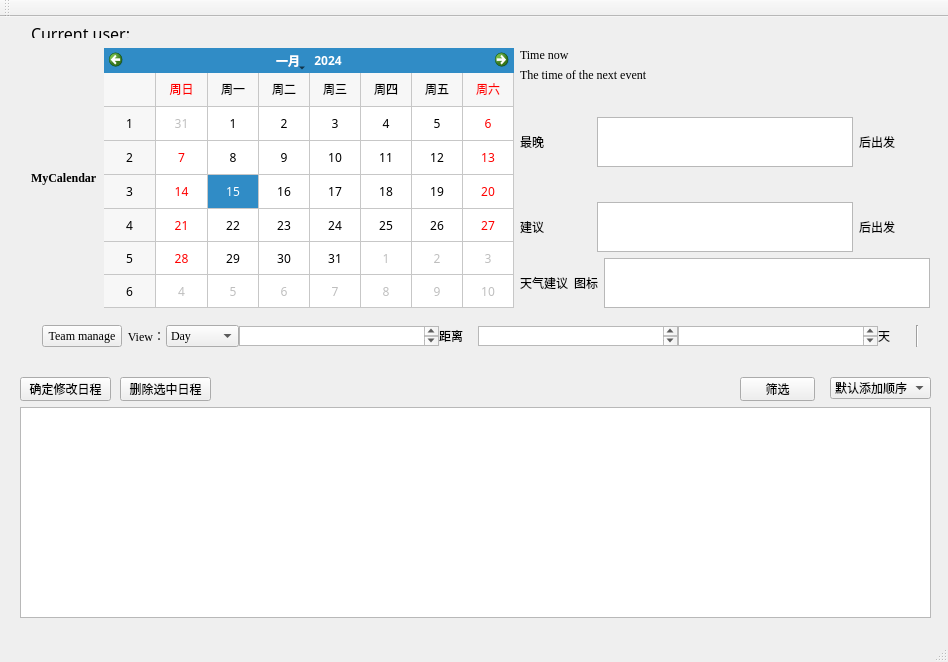
<?xml version="1.0" encoding="UTF-8"?>
<ui version="4.0">
 <class>calendarClass</class>
 <widget class="QMainWindow" name="calendarClass">
  <property name="geometry">
   <rect>
    <x>0</x>
    <y>0</y>
    <width>948</width>
    <height>662</height>
   </rect>
  </property>
  <property name="sizePolicy">
   <sizepolicy hsizetype="Expanding" vsizetype="Expanding">
    <horstretch>0</horstretch>
    <verstretch>0</verstretch>
   </sizepolicy>
  </property>
  <property name="windowTitle">
   <string>calendar</string>
  </property>
  <property name="styleSheet">
   <string notr="true">calendar{background-image: url(:/calendar/SCUT.jpg);}</string>
  </property>
  <widget class="QWidget" name="centralWidget">
   <property name="enabled">
    <bool>true</bool>
   </property>
   <widget class="QWidget" name="verticalLayoutWidget_5">
    <property name="geometry">
     <rect>
      <x>20</x>
      <y>20</y>
      <width>921</width>
      <height>332</height>
     </rect>
    </property>
    <layout class="QVBoxLayout" name="verticalLayout_7">
     <item>
      <layout class="QHBoxLayout" name="horizontalLayout_6">
       <item>
        <layout class="QVBoxLayout" name="verticalLayout">
         <item>
          <widget class="QLabel" name="label_3">
           <property name="sizePolicy">
            <sizepolicy hsizetype="Preferred" vsizetype="Fixed">
             <horstretch>0</horstretch>
             <verstretch>0</verstretch>
            </sizepolicy>
           </property>
           <property name="font">
            <font>
             <family>Times New Roman</family>
             <bold>true</bold>
            </font>
           </property>
           <property name="text">
            <string>MyCalendar</string>
           </property>
          </widget>
         </item>
         <item>
          <layout class="QVBoxLayout" name="verticalLayout_3"/>
         </item>
        </layout>
       </item>
       <item>
        <layout class="QVBoxLayout" name="verticalLayout_6"/>
       </item>
       <item>
        <widget class="QCalendarWidget" name="Calendar1">
         <property name="enabled">
          <bool>true</bool>
         </property>
         <property name="sizePolicy">
          <sizepolicy hsizetype="Preferred" vsizetype="Preferred">
           <horstretch>0</horstretch>
           <verstretch>0</verstretch>
          </sizepolicy>
         </property>
         <property name="font">
          <font>
           <family>潮字社凌渡崩塌简繁-闪</family>
          </font>
         </property>
         <property name="mouseTracking">
          <bool>true</bool>
         </property>
         <property name="tabletTracking">
          <bool>true</bool>
         </property>
         <property name="acceptDrops">
          <bool>true</bool>
         </property>
         <property name="autoFillBackground">
          <bool>true</bool>
         </property>
         <property name="locale">
          <locale language="Chinese" country="China"/>
         </property>
         <property name="gridVisible">
          <bool>true</bool>
         </property>
         <property name="navigationBarVisible">
          <bool>true</bool>
         </property>
         <property name="dateEditEnabled">
          <bool>true</bool>
         </property>
        </widget>
       </item>
       <item>
        <layout class="QVBoxLayout" name="verticalLayout_5">
         <item>
          <layout class="QHBoxLayout" name="horizontalLayout_3">
           <item>
            <widget class="QLabel" name="label">
             <property name="font">
              <font>
               <family>Times New Roman</family>
              </font>
             </property>
             <property name="acceptDrops">
              <bool>false</bool>
             </property>
             <property name="text">
              <string>Time now</string>
             </property>
            </widget>
           </item>
           <item>
            <widget class="QLabel" name="label_12">
             <property name="text">
              <string/>
             </property>
            </widget>
           </item>
          </layout>
         </item>
         <item>
          <layout class="QHBoxLayout" name="horizontalLayout_5">
           <item>
            <widget class="QLabel" name="label_11">
             <property name="sizePolicy">
              <sizepolicy hsizetype="Minimum" vsizetype="Fixed">
               <horstretch>0</horstretch>
               <verstretch>0</verstretch>
              </sizepolicy>
             </property>
             <property name="font">
              <font>
               <family>Times New Roman</family>
              </font>
             </property>
             <property name="acceptDrops">
              <bool>false</bool>
             </property>
             <property name="text">
              <string>The time of the next event </string>
             </property>
            </widget>
           </item>
           <item>
            <widget class="QLabel" name="label_13">
             <property name="text">
              <string/>
             </property>
            </widget>
           </item>
          </layout>
         </item>
         <item>
          <layout class="QVBoxLayout" name="verticalLayout_2">
           <item>
            <layout class="QVBoxLayout" name="verticalLayout_4">
             <item>
              <layout class="QHBoxLayout" name="horizontalLayout_9">
               <item>
                <widget class="QLabel" name="label_8">
                 <property name="text">
                  <string>最晚</string>
                 </property>
                </widget>
               </item>
               <item alignment="Qt::AlignHCenter">
                <widget class="QTextBrowser" name="textBrowser_7">
                 <property name="sizePolicy">
                  <sizepolicy hsizetype="Expanding" vsizetype="Minimum">
                   <horstretch>0</horstretch>
                   <verstretch>0</verstretch>
                  </sizepolicy>
                 </property>
                 <property name="maximumSize">
                  <size>
                   <width>16777215</width>
                   <height>50</height>
                  </size>
                 </property>
                 <property name="acceptDrops">
                  <bool>false</bool>
                 </property>
                 <property name="tabChangesFocus">
                  <bool>false</bool>
                 </property>
                 <property name="undoRedoEnabled">
                  <bool>false</bool>
                 </property>
                 <property name="readOnly">
                  <bool>true</bool>
                 </property>
                 <property name="acceptRichText">
                  <bool>true</bool>
                 </property>
                 <property name="openLinks">
                  <bool>false</bool>
                 </property>
                </widget>
               </item>
               <item>
                <widget class="QLabel" name="label_9">
                 <property name="text">
                  <string>后出发</string>
                 </property>
                </widget>
               </item>
              </layout>
             </item>
             <item>
              <layout class="QHBoxLayout" name="horizontalLayout_8">
               <property name="sizeConstraint">
                <enum>QLayout::SetFixedSize</enum>
               </property>
               <item>
                <widget class="QLabel" name="label_6">
                 <property name="sizePolicy">
                  <sizepolicy hsizetype="Preferred" vsizetype="Fixed">
                   <horstretch>0</horstretch>
                   <verstretch>0</verstretch>
                  </sizepolicy>
                 </property>
                 <property name="text">
                  <string>建议</string>
                 </property>
                </widget>
               </item>
               <item alignment="Qt::AlignHCenter">
                <widget class="QTextBrowser" name="textBrowser_6">
                 <property name="sizePolicy">
                  <sizepolicy hsizetype="Expanding" vsizetype="Minimum">
                   <horstretch>0</horstretch>
                   <verstretch>0</verstretch>
                  </sizepolicy>
                 </property>
                 <property name="maximumSize">
                  <size>
                   <width>16777215</width>
                   <height>50</height>
                  </size>
                 </property>
                 <property name="acceptDrops">
                  <bool>false</bool>
                 </property>
                 <property name="tabChangesFocus">
                  <bool>false</bool>
                 </property>
                 <property name="undoRedoEnabled">
                  <bool>false</bool>
                 </property>
                 <property name="readOnly">
                  <bool>true</bool>
                 </property>
                 <property name="acceptRichText">
                  <bool>true</bool>
                 </property>
                 <property name="openLinks">
                  <bool>false</bool>
                 </property>
                </widget>
               </item>
               <item>
                <widget class="QLabel" name="label_7">
                 <property name="sizePolicy">
                  <sizepolicy hsizetype="Preferred" vsizetype="Fixed">
                   <horstretch>0</horstretch>
                   <verstretch>0</verstretch>
                  </sizepolicy>
                 </property>
                 <property name="text">
                  <string>后出发</string>
                 </property>
                </widget>
               </item>
              </layout>
             </item>
             <item>
              <layout class="QHBoxLayout" name="horizontalLayout_10">
               <item>
                <widget class="QLabel" name="label_10">
                 <property name="enabled">
                  <bool>true</bool>
                 </property>
                 <property name="sizePolicy">
                  <sizepolicy hsizetype="Fixed" vsizetype="Fixed">
                   <horstretch>0</horstretch>
                   <verstretch>0</verstretch>
                  </sizepolicy>
                 </property>
                 <property name="sizeIncrement">
                  <size>
                   <width>0</width>
                   <height>0</height>
                  </size>
                 </property>
                 <property name="text">
                  <string>天气建议</string>
                 </property>
                </widget>
               </item>
               <item>
                <widget class="QLabel" name="label_2">
                 <property name="sizePolicy">
                  <sizepolicy hsizetype="Preferred" vsizetype="Fixed">
                   <horstretch>0</horstretch>
                   <verstretch>0</verstretch>
                  </sizepolicy>
                 </property>
                 <property name="text">
                  <string>图标</string>
                 </property>
                </widget>
               </item>
               <item>
                <widget class="QTextBrowser" name="textBrowser_8">
                 <property name="sizePolicy">
                  <sizepolicy hsizetype="Expanding" vsizetype="Expanding">
                   <horstretch>0</horstretch>
                   <verstretch>100</verstretch>
                  </sizepolicy>
                 </property>
                 <property name="minimumSize">
                  <size>
                   <width>0</width>
                   <height>50</height>
                  </size>
                 </property>
                 <property name="maximumSize">
                  <size>
                   <width>16777215</width>
                   <height>50</height>
                  </size>
                 </property>
                 <property name="font">
                  <font>
                   <family>潮字社国风睿楷简繁-闪</family>
                   <pointsize>14</pointsize>
                  </font>
                 </property>
                 <property name="acceptDrops">
                  <bool>false</bool>
                 </property>
                 <property name="tabChangesFocus">
                  <bool>false</bool>
                 </property>
                 <property name="undoRedoEnabled">
                  <bool>false</bool>
                 </property>
                 <property name="readOnly">
                  <bool>true</bool>
                 </property>
                 <property name="acceptRichText">
                  <bool>true</bool>
                 </property>
                 <property name="openLinks">
                  <bool>false</bool>
                 </property>
                </widget>
               </item>
              </layout>
             </item>
            </layout>
           </item>
          </layout>
         </item>
        </layout>
       </item>
      </layout>
     </item>
     <item>
      <widget class="QWidget" name="widget" native="true">
       <property name="sizePolicy">
        <sizepolicy hsizetype="Preferred" vsizetype="Fixed">
         <horstretch>0</horstretch>
         <verstretch>0</verstretch>
        </sizepolicy>
       </property>
       <layout class="QHBoxLayout" name="horizontalLayout_7">
        <property name="spacing">
         <number>0</number>
        </property>
        <property name="sizeConstraint">
         <enum>QLayout::SetDefaultConstraint</enum>
        </property>
        <item>
         <widget class="QPushButton" name="pushButton">
          <property name="font">
           <font>
            <family>Times New Roman</family>
           </font>
          </property>
          <property name="text">
           <string>Team manage</string>
          </property>
         </widget>
        </item>
        <item>
         <widget class="QLabel" name="label_15">
          <property name="font">
           <font>
            <family>Times New Roman</family>
           </font>
          </property>
          <property name="text">
           <string>  View：</string>
          </property>
         </widget>
        </item>
        <item>
         <widget class="QComboBox" name="view">
          <property name="font">
           <font>
            <family>Times New Roman</family>
           </font>
          </property>
          <item>
           <property name="text">
            <string>Day</string>
           </property>
          </item>
          <item>
           <property name="text">
            <string>Week</string>
           </property>
          </item>
          <item>
           <property name="text">
            <string>Month</string>
           </property>
          </item>
          <item>
           <property name="text">
            <string>Year</string>
           </property>
          </item>
          <item>
           <property name="text">
            <string>Schedule</string>
           </property>
          </item>
          <item>
           <property name="text">
            <string>4 days</string>
           </property>
          </item>
         </widget>
        </item>
        <item>
         <widget class="QTextBrowser" name="textBrowser_3">
          <property name="maximumSize">
           <size>
            <width>200</width>
            <height>20</height>
           </size>
          </property>
          <property name="acceptDrops">
           <bool>false</bool>
          </property>
          <property name="tabChangesFocus">
           <bool>false</bool>
          </property>
          <property name="undoRedoEnabled">
           <bool>false</bool>
          </property>
          <property name="readOnly">
           <bool>true</bool>
          </property>
          <property name="acceptRichText">
           <bool>true</bool>
          </property>
          <property name="openLinks">
           <bool>false</bool>
          </property>
         </widget>
        </item>
        <item>
         <widget class="QLabel" name="label_4">
          <property name="text">
           <string>距离</string>
          </property>
         </widget>
        </item>
        <item>
         <widget class="QTextBrowser" name="textBrowser">
          <property name="enabled">
           <bool>true</bool>
          </property>
          <property name="maximumSize">
           <size>
            <width>200</width>
            <height>20</height>
           </size>
          </property>
          <property name="acceptDrops">
           <bool>false</bool>
          </property>
          <property name="tabChangesFocus">
           <bool>false</bool>
          </property>
          <property name="undoRedoEnabled">
           <bool>false</bool>
          </property>
          <property name="readOnly">
           <bool>true</bool>
          </property>
          <property name="acceptRichText">
           <bool>true</bool>
          </property>
          <property name="openLinks">
           <bool>false</bool>
          </property>
         </widget>
        </item>
        <item>
         <widget class="QTextBrowser" name="textBrowser_2">
          <property name="maximumSize">
           <size>
            <width>200</width>
            <height>20</height>
           </size>
          </property>
          <property name="acceptDrops">
           <bool>false</bool>
          </property>
          <property name="tabChangesFocus">
           <bool>false</bool>
          </property>
          <property name="undoRedoEnabled">
           <bool>false</bool>
          </property>
          <property name="readOnly">
           <bool>true</bool>
          </property>
          <property name="acceptRichText">
           <bool>true</bool>
          </property>
          <property name="openLinks">
           <bool>false</bool>
          </property>
         </widget>
        </item>
        <item>
         <widget class="QLabel" name="label_5">
          <property name="text">
           <string>天</string>
          </property>
         </widget>
        </item>
        <item>
         <widget class="Line" name="line_3">
          <property name="orientation">
           <enum>Qt::Vertical</enum>
          </property>
         </widget>
        </item>
       </layout>
      </widget>
     </item>
    </layout>
   </widget>
   <widget class="QTableWidget" name="tableWidget">
    <property name="geometry">
     <rect>
      <x>20</x>
      <y>390</y>
      <width>911</width>
      <height>211</height>
     </rect>
    </property>
    <property name="sizePolicy">
     <sizepolicy hsizetype="Fixed" vsizetype="Fixed">
      <horstretch>0</horstretch>
      <verstretch>0</verstretch>
     </sizepolicy>
    </property>
   </widget>
   <widget class="QWidget" name="horizontalLayoutWidget">
    <property name="geometry">
     <rect>
      <x>20</x>
      <y>0</y>
      <width>191</width>
      <height>32</height>
     </rect>
    </property>
    <layout class="QHBoxLayout" name="horizontalLayout">
     <item>
      <widget class="QLabel" name="label_14">
       <property name="sizePolicy">
        <sizepolicy hsizetype="Minimum" vsizetype="Fixed">
         <horstretch>0</horstretch>
         <verstretch>0</verstretch>
        </sizepolicy>
       </property>
       <property name="font">
        <font>
         <family>Rockwell Condensed</family>
         <pointsize>12</pointsize>
        </font>
       </property>
       <property name="text">
        <string>Current user:</string>
       </property>
       <property name="alignment">
        <set>Qt::AlignLeading|Qt::AlignLeft|Qt::AlignVCenter</set>
       </property>
      </widget>
     </item>
     <item>
      <widget class="QLabel" name="label_16">
       <property name="sizePolicy">
        <sizepolicy hsizetype="Expanding" vsizetype="Fixed">
         <horstretch>0</horstretch>
         <verstretch>0</verstretch>
        </sizepolicy>
       </property>
       <property name="font">
        <font>
         <family>Monotype Corsiva</family>
         <pointsize>20</pointsize>
         <italic>true</italic>
        </font>
       </property>
       <property name="text">
        <string/>
       </property>
       <property name="alignment">
        <set>Qt::AlignLeading|Qt::AlignLeft|Qt::AlignVCenter</set>
       </property>
      </widget>
     </item>
    </layout>
   </widget>
   <widget class="QPushButton" name="pushButton_2">
    <property name="geometry">
     <rect>
      <x>20</x>
      <y>360</y>
      <width>91</width>
      <height>24</height>
     </rect>
    </property>
    <property name="text">
     <string>确定修改日程</string>
    </property>
   </widget>
   <widget class="QPushButton" name="pushButton_3">
    <property name="geometry">
     <rect>
      <x>120</x>
      <y>360</y>
      <width>91</width>
      <height>24</height>
     </rect>
    </property>
    <property name="text">
     <string>删除选中日程</string>
    </property>
   </widget>
   <widget class="QComboBox" name="comboBox">
    <property name="geometry">
     <rect>
      <x>830</x>
      <y>360</y>
      <width>101</width>
      <height>22</height>
     </rect>
    </property>
    <item>
     <property name="text">
      <string>默认添加顺序</string>
     </property>
    </item>
    <item>
     <property name="text">
      <string>开始时间</string>
     </property>
    </item>
    <item>
     <property name="text">
      <string>结束时间</string>
     </property>
    </item>
    <item>
     <property name="text">
      <string>紧急程度</string>
     </property>
    </item>
   </widget>
   <widget class="QPushButton" name="pushButton_4">
    <property name="geometry">
     <rect>
      <x>740</x>
      <y>360</y>
      <width>75</width>
      <height>24</height>
     </rect>
    </property>
    <property name="text">
     <string>筛选</string>
    </property>
   </widget>
  </widget>
  <widget class="QMenuBar" name="menuBar">
   <property name="geometry">
    <rect>
     <x>0</x>
     <y>0</y>
     <width>948</width>
     <height>22</height>
    </rect>
   </property>
  </widget>
  <widget class="QToolBar" name="mainToolBar">
   <attribute name="toolBarArea">
    <enum>TopToolBarArea</enum>
   </attribute>
   <attribute name="toolBarBreak">
    <bool>false</bool>
   </attribute>
  </widget>
  <widget class="QStatusBar" name="statusBar"/>
 </widget>
 <layoutdefault spacing="6" margin="11"/>
 <resources>
  <include location="calendar.qrc"/>
 </resources>
 <connections/>
</ui>
